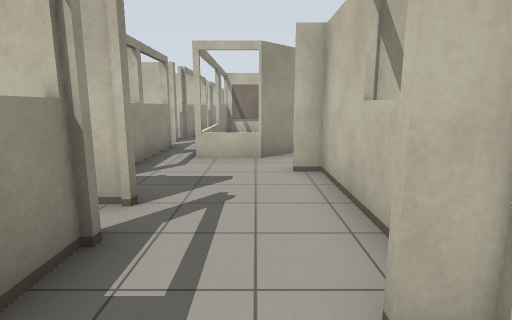
View 1 (above)

17 first-person views from a walk through a Gazebo world. The camera is 1.3 m above the floor, tilts 10° down and sees 80° across. The lines on the ground mark 1 m squares. The floor is counted in squares, 1 m on a side. Each view is taken from the middle of a square. On the plan, view 1 faces up. The plan holds only what a view shows up to about 14 squares ahead; the rest is blank. The place goes on beyond the plan. Gazebo's built-in surfaces are drawn with simple patterns. Some surface patterns are stand-ins.

View 2
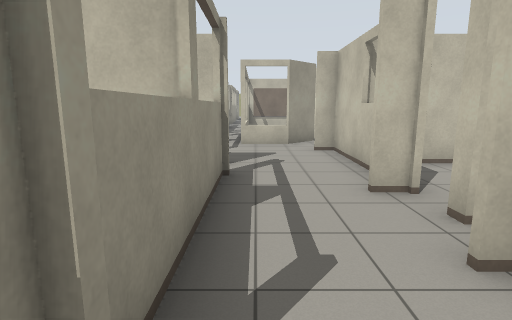

View 3
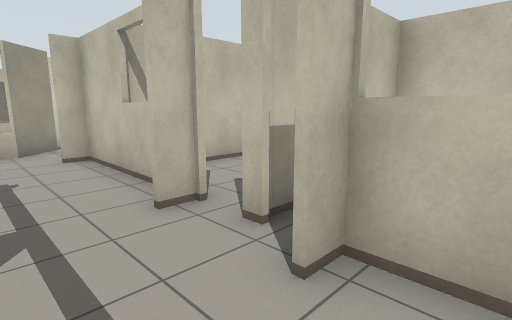

View 4
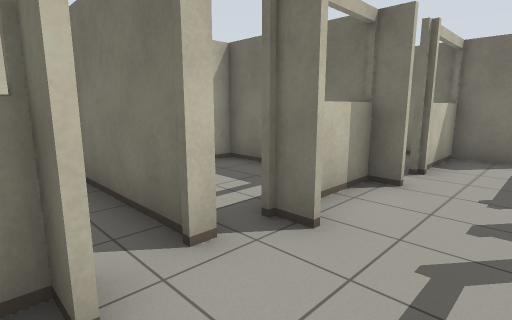

View 5
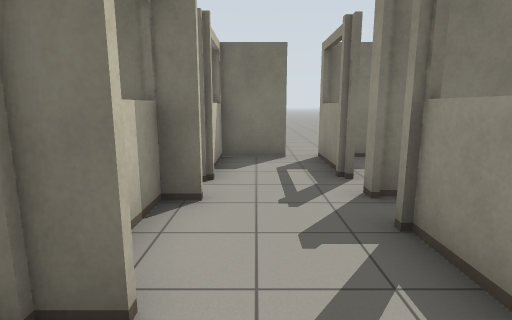

View 6
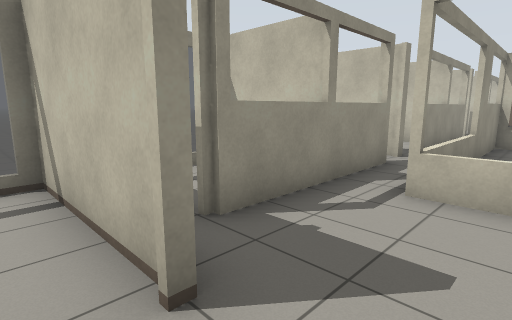

View 7
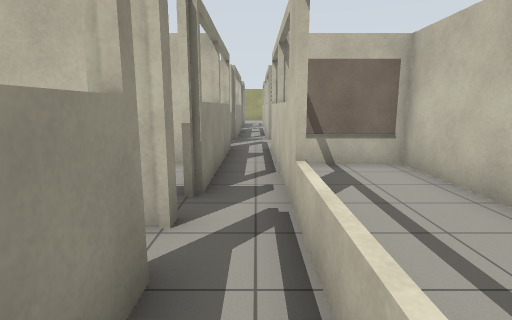

View 8
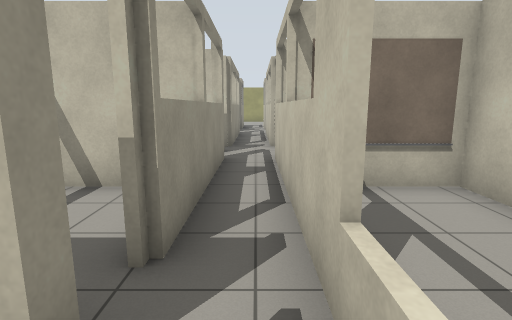

View 9
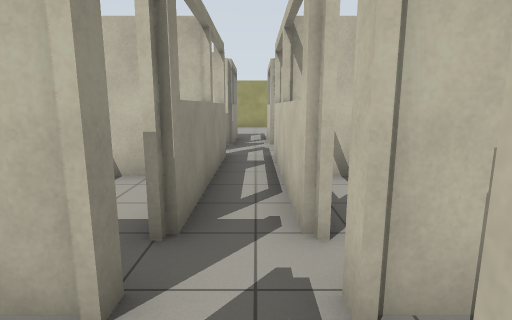

View 10
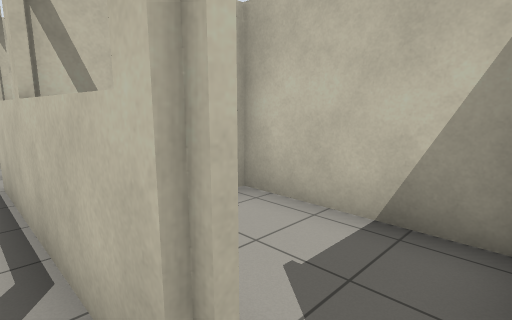

View 11
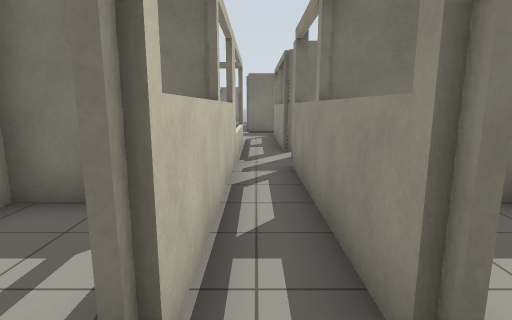

View 12
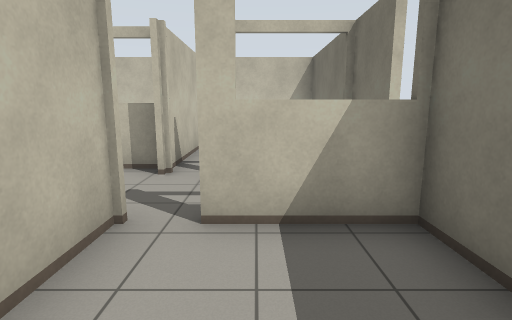

View 13
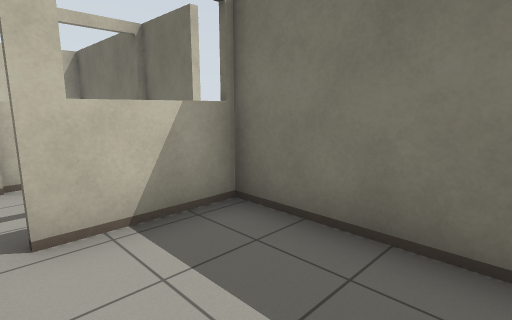

View 14
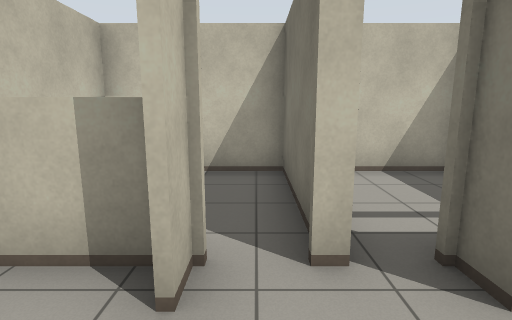

View 15
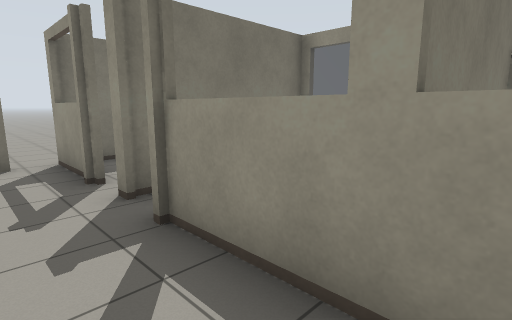

View 16
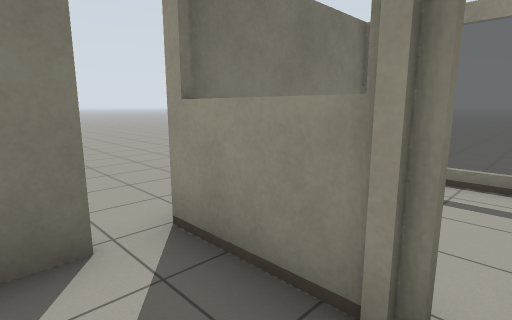

View 17
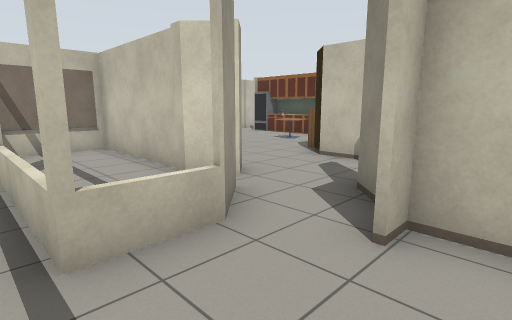

### Floor plan
Key: @ floor where view 1 was taken; # wall or solid block; x gap in a wall; . floor; = window, fence, low wall or low ledge.
Columns run from 5 left of view 1 to 5 right of it. Each row starts with its distance up from view 1.
 23 ###.##
 22  .#.###
 21  .#.#.#
 20  .x.x.#
 19  ##.###
 18   #.#
 17   #.#
 16   #.#
 15 ###.##
 14 ..#.###
 13  .#.#.#
 12  ...#.#
 11 ###.=.#
 10   x.=.#
  9   #.=###
  8 ###.=###
  7   #....#
  6  .#...##
  5  .x...#
  4 ####..#####
  3  ..x..#...#
  2    #..#...#
  1    #......#
  0 ####.@.####
 -1    #..##
 -2    x..#   #
 -3 ####..#   #
 -4 ......#   #
 -5 ...#..#   #
 -6 ...#..#   #
 -7 ####.######
 -8    ..
 -9   ...
-10   ...
-11  ....
-12  ....
-13 ....
-14 ....
-15 ....
-16 ....

Positions as (right, up) in squares from view 1, and headings:
1: (0, 0), facing up
2: (-1, -3), facing up
3: (-1, -2), facing up-right
4: (-1, 2), facing down-right
5: (0, 1), facing down
6: (0, 3), facing up-left
7: (-2, 8), facing up
8: (-2, 10), facing up
9: (-2, 17), facing up
10: (-2, 19), facing up-right
11: (-2, 19), facing down
12: (-5, -5), facing right
13: (-5, -4), facing down-right
14: (-1, 1), facing right
15: (0, 1), facing down-left
16: (0, -4), facing down-left
17: (-2, 5), facing up-right
